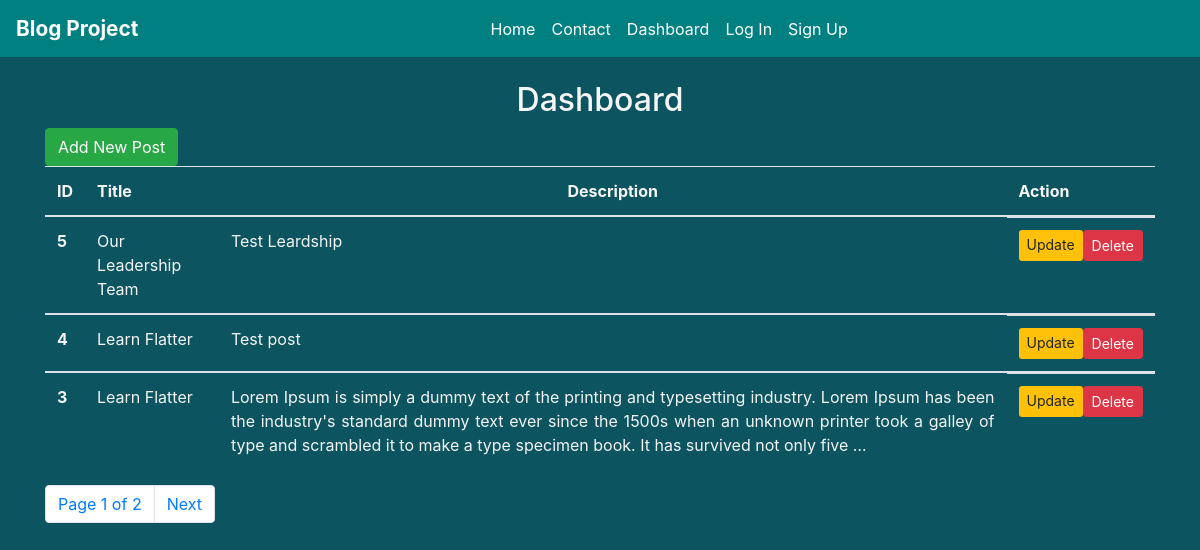
Page /dashboard/ on the earlier database version.
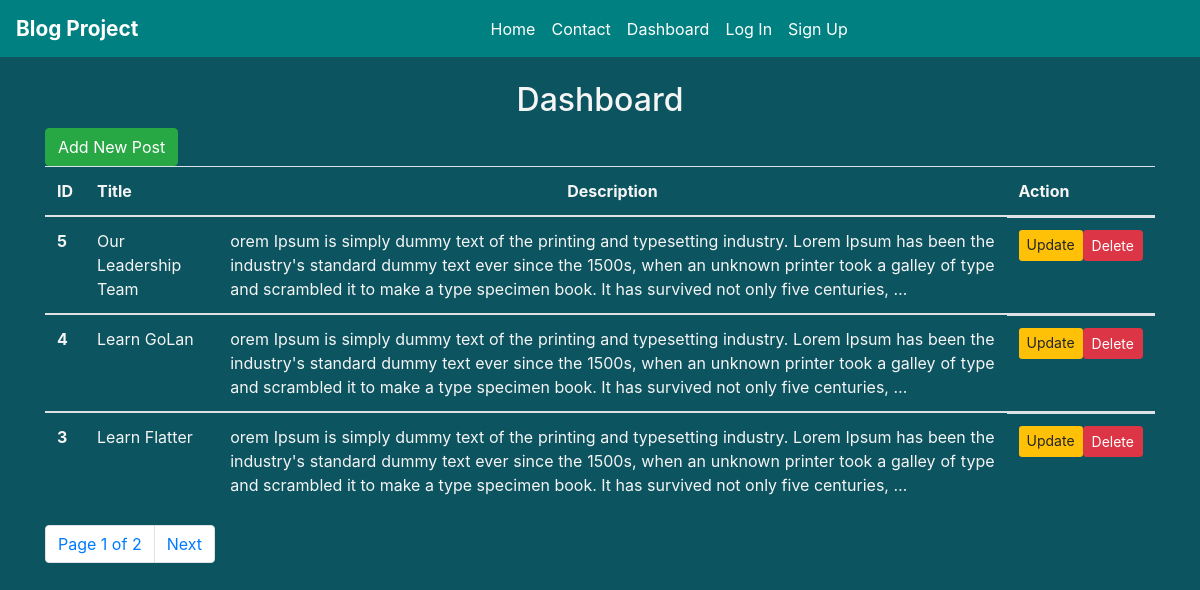
Same page on the later database version.
### blog/models.py (models this page shows)
class Post(models.Model):
    title = models.CharField(max_length=70)
    description = models.TextField()
    created_at = models.DateTimeField(auto_now_add=True)
    updated_at = models.DateTimeField(auto_now=True)

### blog/views.py (the view)
# urls.py: path('dashboard/', views.PostDashboardView.as_view(), name='dashboard'),
class PostDashboardView(ListView):
    model = Post
    context_object_name = 'total_post'
    ordering = ['-created_at']
    paginate_by = 3
    template_name = 'blog/dashboard.html'
    def get_context_data(self, **kwargs):
        context = super().get_context_data(**kwargs)
        context['title'] = 'Blog | Dashboard'
        return context

### templates/blog/dashboard.html (shortened to what this page needs)
{% extends 'blog/base.html' %}
{% load static %}
{% block container %}
 <div class="col-sm-12 my-4">
<h2 class="text-center">Dashboard</h2>
    {% if total_post %}
        <form action="" method="post">
            <a class="btn btn-success" href="{% url 'create' %}">Add New Post</a>
        <table class="table table-hover">
          <thead>
            <tr>
              <th scope="col">ID</th>
              <th scope="col">Title</th>
              <th class="text-center" scope="col">Description</th>
                <th scope="col">Action</th>
            </tr>
          </thead>
            {% for update in total_post %}
              <tbody>
                <tr>
                  <th scope="row">{{ update.id }}</th>
                  <td>{{ update.title }}</td>
                  <td>{{ update.description | truncatewords:50 }} </td>
                  <td class="d-flex">
                      <a class="btn-sm btn-warning" href="{% url 'update' update.id %}">Update</a>
                      <form action="#" method="post">
                          <input class="btn-sm btn btn-danger" type="submit" value="Delete">
                      </form>
                  </td>
                </tr>
              </tbody>
            {% endfor %}
        </table>
        </form>
        {% else %}
        <h2 class="text-center text-warning my-4">Not Available Post</h2>
    {% endif %}
 <nav aria-label="Page navigation example">
  <ul class="pagination">
    <li class="page-item"><span class="page-link">Page {{ page_obj.number }} of {{ page_obj.paginator.num_pages }}</span></li>
    {% if page_obj.has_next %}
          <li class="page-item"><a class="page-link" href="?page={{ page_obj.next_page_number }}">Next</a></li>
    {% endif %}
  </ul>
</nav>
 </div>
{% endblock %}

Differences in the rows shown:
changed Post "Our Leadership Team": description "Test Leardship" → "orem Ipsum is simply dummy text of the printing and typesetting industry. Lorem Ipsum has been the industry's standard dummy text ever since the 1500s, when an unknown printer took a galley of type and scrambled it to make a type specimen book. It has survived not only five centuries, …"
changed Post id 4: title "Learn Flatter" → "Learn GoLan"; description "Test post" → "orem Ipsum is simply dummy text of the printing and typesetting industry. Lorem Ipsum has been the industry's standard dummy text ever since the 1500s, when an unknown printer took a galley of type and scrambled it to make a type specimen book. It has survived not only five centuries, …"
changed Post "Learn Flatter": description "Lorem Ipsum is simply a dummy text of the printing and typesetting industry. Lorem Ipsum has been the industry's standard dummy text ever since the 1500s when an unknown printer took a galley of type and scrambled it to make a type specimen book. It has survived not only five …" → "orem Ipsum is simply dummy text of the printing and typesetting industry. Lorem Ipsum has been the industry's standard dummy text ever since the 1500s, when an unknown printer took a galley of type and scrambled it to make a type specimen book. It has survived not only five centuries, …"
